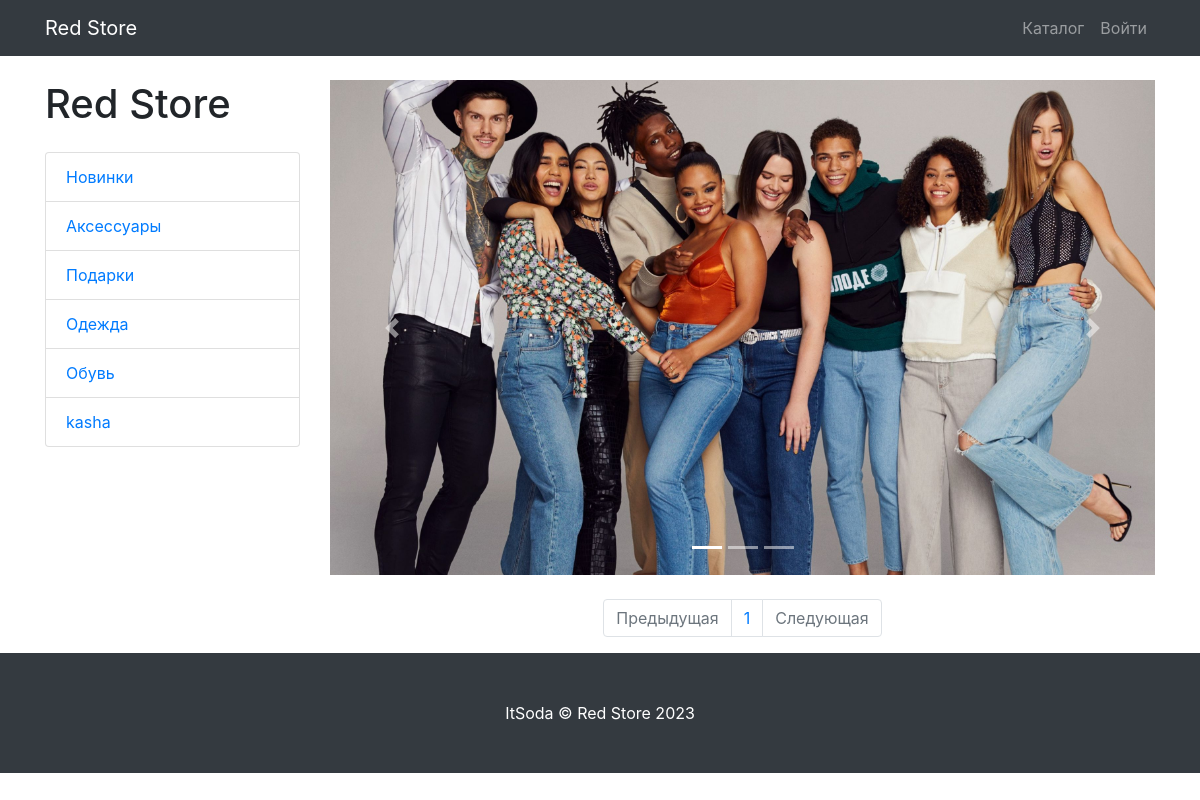
Screenshot of /products/category/2/ with the database file from the repository.
### products/models.py (models this page shows, shortened)
class ProductCategory(models.Model):
    name = models.CharField(max_length=128, unique=True)
    description = models.TextField(null=True, blank=True)

### products/views.py (the view)
# urls.py: path("products/", include('products.urls',  namespace='products')),
def products(request, category_id=None, page=1):
    if category_id:
        products = Product.objects.filter(category_id=category_id)
    else:
        products = Product.objects.all()
    paginator = Paginator(products, per_page=3)
    products_paginator = paginator.page(page)
    context = {
        'title' : 'Red Store - Каталог',
        'categories' : ProductCategory.objects.all(),
        'products' : products_paginator
    }
    return render(request, "products/products.html", context)

### products/templates/products/products.html (shortened to what this page needs)
{% extends 'products/base.html' %}
{% load static %}
{% block css %}
    <link href="{% static 'vendor/css/products.css' %}" rel="stylesheet">
{% endblock %}
{% block content %}
    <div class="container">
    <div class="row">
        <div class="col-lg-3">
            <h1 class="my-4">Red Store</h1>
            <div class="list-group">
                {% for category in categories %}
                    <a href="{% url 'products:category' category.id %}" class="list-group-item">{{ category.name }}</a>
                {% endfor %}
            </div>
        </div>
        <div class="col-lg-9">
            <div id="carouselExampleIndicators" class="carousel slide my-4" data-ride="carousel">
                <ol class="carousel-indicators">
                    <li data-target="#carouselExampleIndicators" data-slide-to="0" class="active"></li>
                    <li data-target="#carouselExampleIndicators" data-slide-to="1"></li>
                    <li data-target="#carouselExampleIndicators" data-slide-to="2"></li>
                </ol>
                <div class="carousel-inner" role="listbox">
                    <div class="carousel-item active">
                        <img class="d-block img-fluid" src="{% static 'vendor/img/slides/slide-1.jpg'%}" alt="First slide">
                    </div>
                </div>
                <a class="carousel-control-prev" href="#carouselExampleIndicators" role="button" data-slide="prev">
                    <span class="carousel-control-prev-icon" aria-hidden="true"></span>
                </a>
                <a class="carousel-control-next" href="#carouselExampleIndicators" role="button" data-slide="next">
                    <span class="carousel-control-next-icon" aria-hidden="true"></span>
                </a>
            </div>
            <nav aria-label="Page navigation example">
                <ul class="pagination justify-content-center">
                    <li class="page-item {% if not products.has_previous %} disabled {% endif %}">
                        <a class="page-link" href="{% if products.has_previous %} {% url 'products:paginator' products.previous_page_number %} {% else %} # {% endif %}" tabindex="-1" aria-disabled="true">Предыдущая</a>
                    </li>
                    {% for page in products.paginator.page_range %}
                        <li class="page-item"><a class="page-link" href="{% url 'products:paginator' page %}">{{ page }}</a></li>
                    {% endfor %}
                    <li class="page-item {% if not products.has_next %} disabled {% endif %}">
                        <a class="page-link" href="{% if products.has_next %} {% url 'products:paginator' products.next_page_number %} {% else %} # {% endif %}">Следующая</a>
                    </li>
                </ul>
            </nav>
        </div>
    </div>
    </div>
{% endblock %}
{% block footer %}
    <footer class="py-5 bg-dark">
    <div class="container">
        <p class="m-0 text-center text-white">ItSoda &copy; Red Store 2023</p>
    </div>
    </footer>
{% endblock %}

### rows the page displays
ProductCategory: name "Новинки"
ProductCategory: name "Аксессуары"
ProductCategory: name "Подарки"
ProductCategory: name "Одежда"
ProductCategory: name "Обувь"
ProductCategory: name "kasha"

### other values shown
{{ page }} "1"
